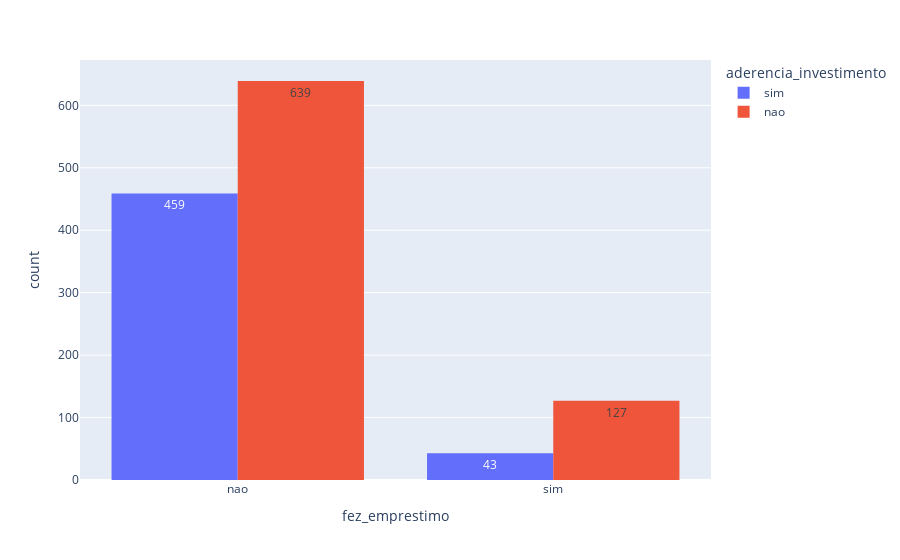

Write notebook code for a chart like this one.
### Markdown cell above
### Emprestimo

Semelhante ao gráfico anterior, podemos notar que a maioria das pessoas que investiram não realizaram empréstimo.

### Code cell
px.histogram(dados, x='fez_emprestimo', text_auto=True, color='aderencia_investimento', barmode='group')

### Figure 1 — Plotly figure (JSON) as saved in the notebook; plotly's stock layout.template omitted (floating-point values rounded to 4 significant figures; data arrays with more than 128 entries replaced by an {"elided": "..."} marker saying what was removed)
{"data": [{"alignmentgroup": "True", "bingroup": "x", "hovertemplate": "aderencia_investimento=sim<br>fez_emprestimo=%{x}<br>count=%{y}<extra></extra>", "legendgroup": "sim", "marker": {"color": "#636efa", "pattern": {"shape": ""}}, "name": "sim", "offsetgroup": "sim", "orientation": "v", "showlegend": true, "texttemplate": "%{value}", "type": "histogram", "x": {"elided": "502 str values"}, "xaxis": "x", "yaxis": "y"}, {"alignmentgroup": "True", "bingroup": "x", "hovertemplate": "aderencia_investimento=nao<br>fez_emprestimo=%{x}<br>count=%{y}<extra></extra>", "legendgroup": "nao", "marker": {"color": "#EF553B", "pattern": {"shape": ""}}, "name": "nao", "offsetgroup": "nao", "orientation": "v", "showlegend": true, "texttemplate": "%{value}", "type": "histogram", "x": {"elided": "766 str values"}, "xaxis": "x", "yaxis": "y"}], "layout": {"barmode": "group", "legend": {"title": {"text": "aderencia_investimento"}, "tracegroupgap": 0}, "margin": {"t": 60}, "xaxis": {"anchor": "y", "domain": [0, 1], "title": {"text": "fez_emprestimo"}}, "yaxis": {"anchor": "x", "domain": [0, 1], "title": {"text": "count"}}}}
